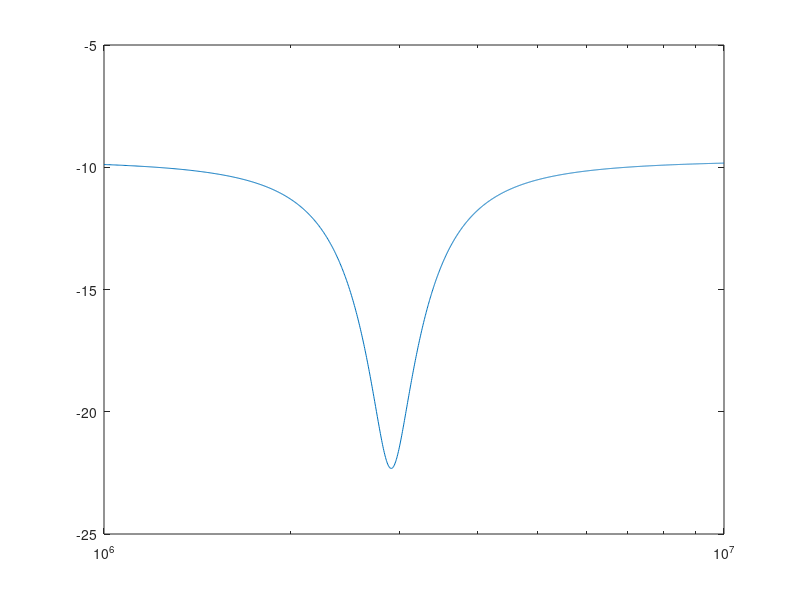
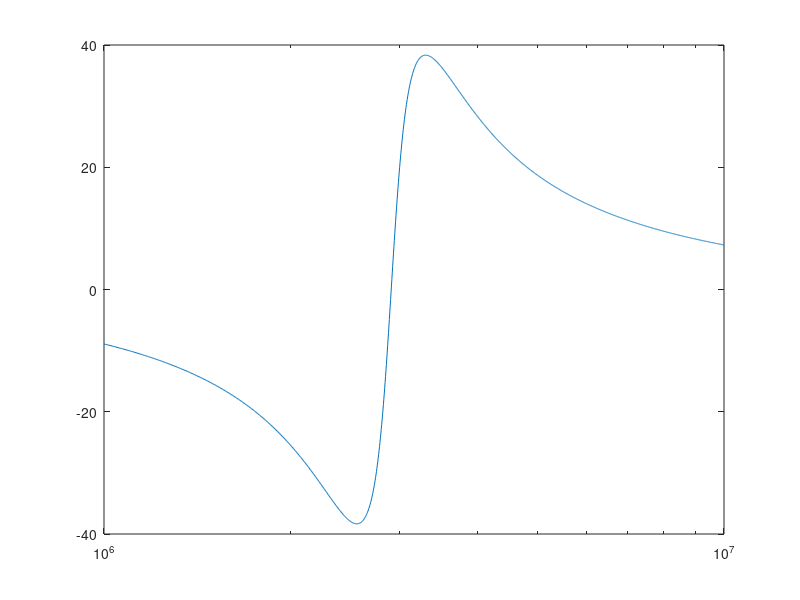

MATLAB code for these plots, in order:
% Transfer Function
R1 = 68000;
R2 = 33000;
R3 = 6800;
L = 0.003;
C = 1*10^-12;
w_start = 1000000*2*pi; w_stop = 10000000*2*pi;
w = w_start:(w_stop-w_start)/2000:w_stop;
s = 1j.*w;
R = R3 + (R1*R2/(R1+R2))
w0 = 1/sqrt(L*C);
Q = w0.*L./R;
Qn = w0*L/R3;
K = R2/(R1+R2);
T = K.*((s./w0).^2+(s./(Qn.*w0))+1)./((s./w0).^2+(s./(Q.*w0))+1);
Mag = 20.*log10(abs(T)), grid
Phase = (180/pi)*angle(T), grid
semilogx(w./(2*pi),Mag)
figure
semilogx(w./(2*pi),Phase)
%H = tf([(1./w0)^2 L./(w0^2*R3) 1],[(1./w0)^2 L./(w0^2*R) 1]);
%bode(H,{10^9 10^10})